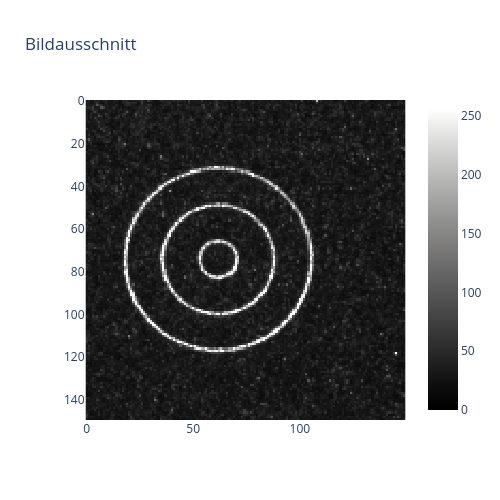

Notebook code cell kept with this figure:
### Markdown cell above
## Teil-Bildausschnitt Erzeugen
#### Aufgabe
Erzeugen Sie ein Testbild mit denen Sie die Kreisdetektion an einem kleinen Ausschnitt des gesamten Bildes testen können. Definieren Sie dazu eine ROI (Region of Interest) um einen der konzentrischen Kreise und legen Sie dieses Teilbild in einer separaten Variablen 'img_roi' ab.

<div style="text-align: center;">
    <img src="./images/results/concentricCircles_Detail.png" width="20%">
    <p style="font-style: italic;">Wählen Sie einen Bildausschnitt, der nur eines der konzentrischen Muster abbildet.</p>
</div>


##### *Hinweis*

* den Bildausschnitt wählen können Sie mit Hilfe folgender Synthax `img[y1:y2, x1:x2]`
* um eine Kopie des Bildausschnittes zu verwenden rufen Sie die `np.copy()` Funktion auf. Diese gewährleistet dass Sie eine echte Kopie des Bildausschnittes erhalten und nicht nur eine Referenz auf das Originalbild.

### Code cell
###
## ENTER YOUR CODE HERE
###

# use .copy() to create a copy of the image ROI
# img_roi = img[xxx:xxx, xxxx:xxxx].copy()

img_roi = img[1125:1275, 1220:1370].copy()

displayImagePlotly(img_roi, title='Bildausschnitt')

### Figure 1 — Plotly figure (JSON) as saved in the notebook; plotly's stock layout.template omitted (floating-point values rounded to 4 significant figures; data arrays with more than 128 entries replaced by an {"elided": "..."} marker saying what was removed)
{"data": [{"coloraxis": "coloraxis", "hovertemplate": "x: %{x}<br>y: %{y}<br>color: %{z}<extra></extra>", "name": "0", "type": "heatmap", "xaxis": "x", "yaxis": "y", "z": {"elided": "150x150 int values"}}], "layout": {"coloraxis": {"cmax": 255, "cmin": 0, "colorscale": [[0, "rgb(0, 0, 0)"], [0.09091, "rgb(16, 16, 16)"], [0.1818, "rgb(38, 38, 38)"], [0.2727, "rgb(59, 59, 59)"], [0.3636, "rgb(81, 80, 80)"], [0.4545, "rgb(102, 101, 101)"], [0.5455, "rgb(124, 123, 122)"], [0.6364, "rgb(146, 146, 145)"], [0.7273, "rgb(171, 171, 170)"], [0.8182, "rgb(197, 197, 195)"], [0.9091, "rgb(224, 224, 223)"], [1, "rgb(254, 254, 253)"]]}, "height": 500, "title": {"text": "Bildausschnitt"}, "width": 500, "xaxis": {"anchor": "y", "constrain": "domain", "domain": [0, 1], "scaleanchor": "y"}, "yaxis": {"anchor": "x", "autorange": "reversed", "constrain": "domain", "domain": [0, 1]}}}
